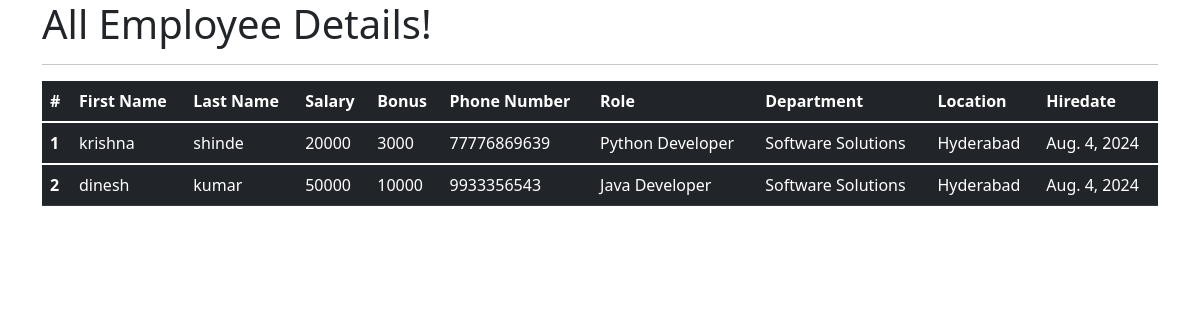
The app's page /all_emp with its own data.
### emp_app/models.py (models this page shows, shortened)
class Employee(models.Model):
    first_name = models.CharField(max_length=100, null=False)
    last_name = models.CharField(max_length=100)
    dept = models.ForeignKey(Department, on_delete=models.CASCADE)
    salary = models.IntegerField(default=0)
    bonus = models.IntegerField(default=0)
    role = models.ForeignKey(Role, on_delete=models.CASCADE)
    phone = models.IntegerField(default=0)
    hire_date = models.DateField()
    def __str__(self):
        return "%s %s %s" %(self.first_name, self.last_name, self.phone)

class Role(models.Model):
    name = models.CharField(max_length=100, null=False)

class Department(models.Model):
    name = models.CharField(max_length=100,null=False)
    location = models.CharField(max_length=100)

### emp_app/views.py (the view)
# urls.py: path('all_emp', views.all_emp, name='all_emp'),
def all_emp(request):
    emps = Employee.objects.all()
    context = {
        'emps': emps
    }
    print(context)
    return render(request, 'view_all_emp.html', context)

### emp_app/templates/view_all_emp.html (shortened to what this page needs)
<!DOCTYPE html>
<html lang="en">
<head>
  <link href="https://cdn.jsdelivr.net/npm/bootstrap@5.1.3/dist/css/bootstrap.min.css" rel="stylesheet">
</head>
  <body>
  <div class="container">
          <h1>All Employee Details!</h1>
      <hr>
     <table class="table table-dark">
  <thead>
    <tr>
      <th scope="col">#</th>
      <th scope="col">First Name</th>
      <th scope="col">Last Name</th>
      <th scope="col">Salary</th>
      <th scope="col">Bonus</th>
      <th scope="col">Phone Number</th>
      <th scope="col">Role</th>
      <th scope="col">Department</th>
      <th scope="col">Location</th>
      <th scope="col">Hiredate</th>
    </tr>
  </thead>
         {% for emp in emps %}
  <tbody>
    <tr>
      <th scope="row">{{emp.id}}</th>
      <td>{{emp.first_name}}</td>
      <td>{{emp.last_name}}</td>
      <td>{{emp.salary}}</td>
      <td>{{emp.bonus}}</td>
      <td>{{emp.phone}}</td>
      <td>{{emp.role.name}}</td>
      <td>{{emp.dept.name}}</td>
      <td>{{emp.dept.location}}</td>
      <td>{{emp.hire_date}}</td>
    </tr>
  </tbody>
         {% endfor %}
</table>
  </div>
  </body>
</html>

### records on screen
Employee: id "1", first_name "krishna", last_name "shinde", salary "20000", bonus "3000", phone "77776869639", role.name "Python Developer", dept.name "Software Solutions", dept.location "Hyderabad", hire_date "Aug. 4, 2024"
Employee: id "2", first_name "dinesh", last_name "kumar", salary "50000", bonus "10000", phone "9933356543", role.name "Java Developer", dept.name "Software Solutions", dept.location "Hyderabad", hire_date "Aug. 4, 2024"
